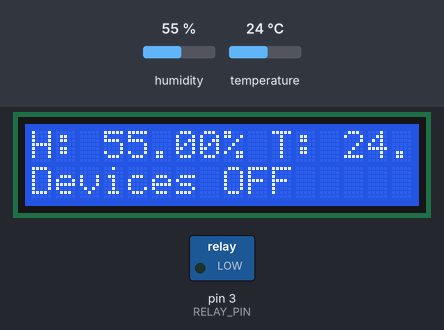
A sketch run on a simulated Arduino Uno, built with avr-gcc and run on an emulated ATmega328P. Shown: 16×2 character LCD, switched loads named in the sketch (green lamp = pin HIGH). The inputs (shaded band) are chosen by the test bench; at power-on: humidity 55 %, temperature 24 °C.

Above: at 1.2 s.
1.3 s: humidity set to 41 %
At 3.1 s:
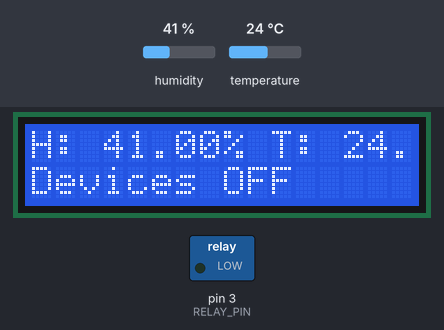
4.1 s: humidity set to 38 %
At 5.4 s:
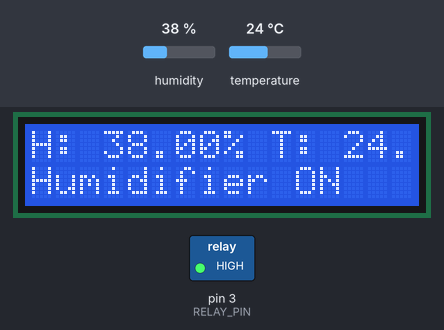
6.9 s: humidity set to 68 %
At 9.0 s:
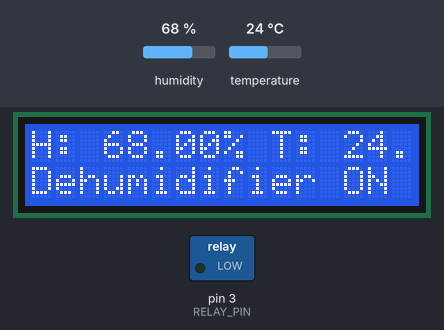
9.8 s: humidity set to 22 %
At 11.4 s:
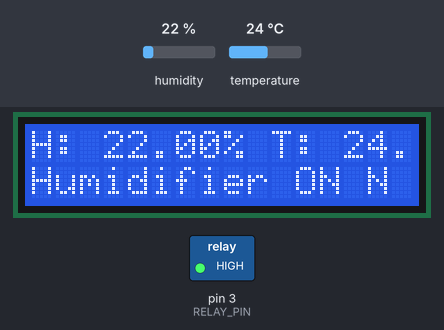
12.6 s: humidity set to 40 %
At 14.9 s:
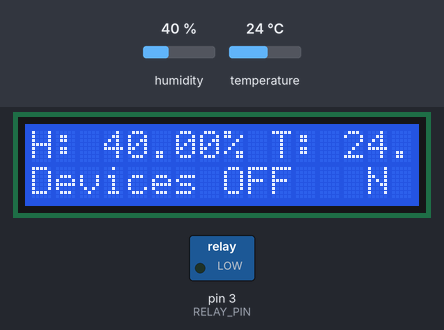
16.0 s: temperature set to 12 °C
At 17.3 s:
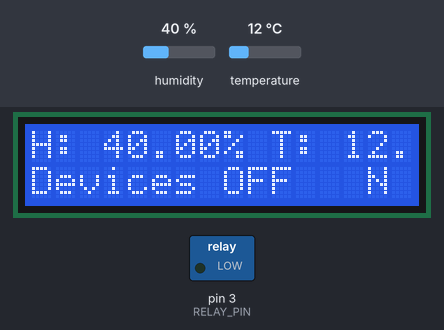
Timing chart, 0 to 19.0 s (numbered marks = the images above; inputs shaded):
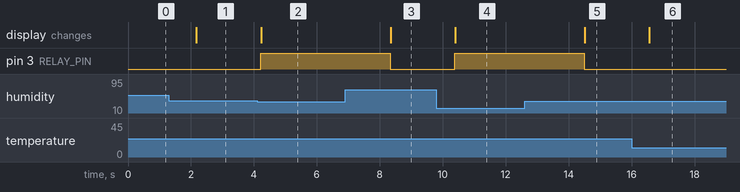

The sketch:

code.ino
```cpp
#include <DHT.h>
#include <Wire.h>
#include <LiquidCrystal_I2C.h>

#define DHTPIN 2      // Пин, к которому подключен датчик DHT11
#define DHTTYPE DHT11 // Тип датчика
#define RELAY_PIN 3   // Пин для реле/сервопривода

DHT dht(DHTPIN, DHTTYPE);
LiquidCrystal_I2C lcd(0x27, 16, 2); // Адрес LCD экрана

void setup() {
  Serial.begin(9600);
  dht.begin();
  lcd.begin();
  lcd.backlight();

  pinMode(RELAY_PIN, OUTPUT);
}

void loop() {
  float h = dht.readHumidity(); // Чтение влажности
  float t = dht.readTemperature(); // Чтение температуры

  // Проверка на ошибки считывания
  if (isnan(h) || isnan(t)) {
    Serial.println("Ошибка считывания с DHT!");
    return;
  }

  // Отображение данных на LCD
  lcd.setCursor(0, 0);
  lcd.print("H: ");
  lcd.print(h);
  lcd.print("% T: ");
  lcd.print(t);
  lcd.print("C");

  // Управление увлажнителем/осушителем
  if (h < 40) { // Увлажнитель включается при влажности ниже 40%
    digitalWrite(RELAY_PIN, HIGH); // Включить увлажнитель
    lcd.setCursor(0, 1);
    lcd.print("Humidifier ON ");
  } else if (h > 60) { // Осушитель включается при влажности выше 60%
    digitalWrite(RELAY_PIN, LOW); // Выключить увлажнитель
    lcd.setCursor(0, 1);
    lcd.print("Dehumidifier ON");
  } else {
    digitalWrite(RELAY_PIN, LOW); // Оба устройства выключены
    lcd.setCursor(0, 1);
    lcd.print("Devices OFF   ");
  }

  delay(2000); // Задержка перед следующим циклом
}
```

Measured:
- the behaviour switches between 40 and 39 % on humidity (found by bisection; images 1 and 2)
- after the input at 1.3 s, the display: changes after 0.88 s (image 1)
- after the input at 4.1 s, pin 3 (RELAY_PIN): LOW → HIGH after 0.12 s; the display: changes after 0.13 s (image 2)
- after the input at 6.9 s, pin 3 (RELAY_PIN): HIGH → LOW after 1.4 s; the display: changes after 1.4 s (image 3)
- after the input at 9.8 s, pin 3 (RELAY_PIN): LOW → HIGH after 0.59 s; the display: changes after 0.60 s (image 4)
- after the input at 12.6 s, pin 3 (RELAY_PIN): HIGH → LOW after 1.9 s; the display: changes after 1.9 s (image 5)
- after the input at 16.0 s, the display: changes after 0.57 s (image 6)
